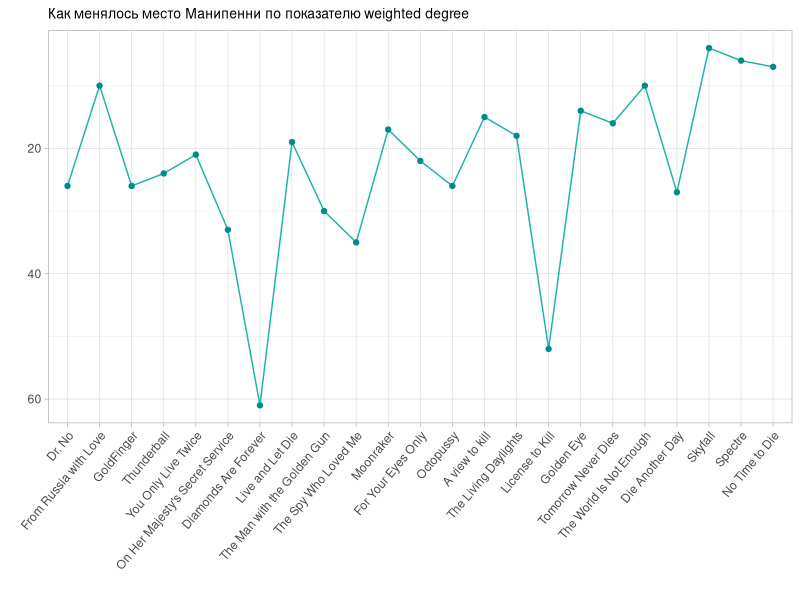
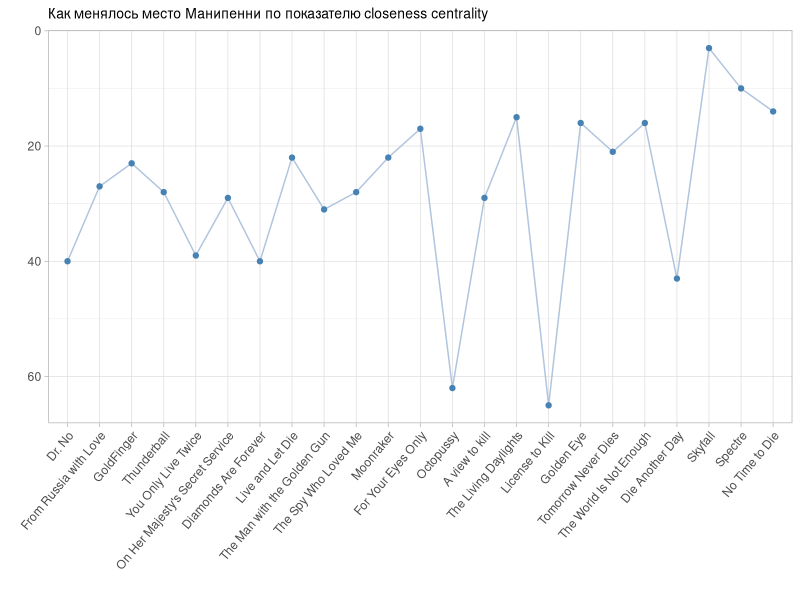
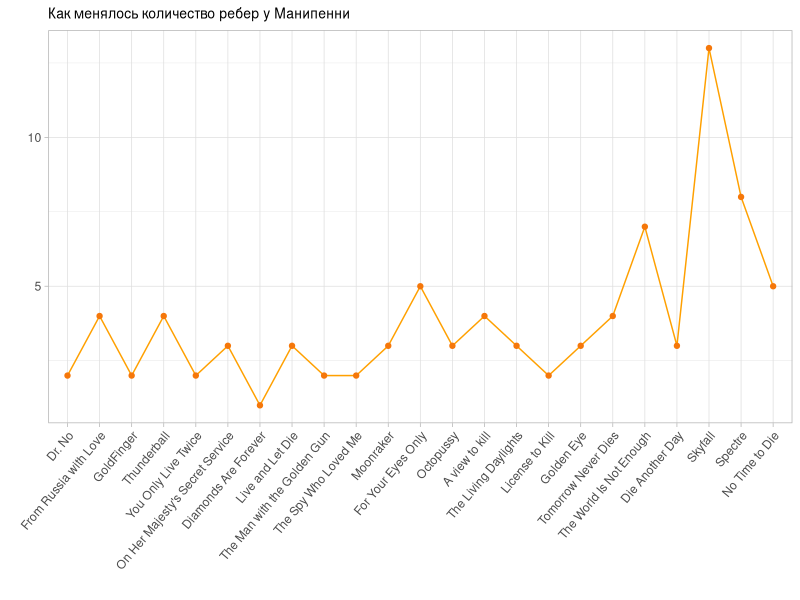

Reproduce these figures in R, in order.
library (tidyverse)

Moneypenny <- read.csv('Moneypenny.csv')

Moneypenny %>% 
  ggplot(aes(fct_reorder(film, n), `weighted.degree.position`, group = 1,
             label = `weighted.degree.position`)) +
  geom_line(color = '#20B2AA') +
  geom_point(color = '#008B8B')+
  scale_y_reverse()+
  labs(x = '',
       y = '',
       title = 'Как менялось место Манипенни по показателю weighted degree')+
  theme_light() +
  theme(plot.title = element_text(size = 10), 
        axis.text.x = element_text(angle = 50, vjust = 1, hjust = 1))

Moneypenny %>% 
  ggplot(aes(fct_reorder(film, n), `closeness.centrality.position`, group = 1,
             label = `closeness.centrality.position`)) +
  geom_line(color = '#B0C4DE') +
  geom_point(color = '#4682B4')+
  scale_y_reverse()+
  labs(x = '',
       y = '',
       title = 'Как менялось место Манипенни по показателю closeness centrality')+
  theme_light() +
  theme(plot.title = element_text(size = 10), 
        axis.text.x = element_text(angle = 50, vjust = 1, hjust = 1))

Moneypenny %>% 
  ggplot(aes(fct_reorder(film, n), `degree`, group = 1,
             label = `degree`)) +
  geom_line(color = '#ffa000') +
  geom_point(color = '#f5770a')+
  labs(x = '',
       y = '',
       title = 'Как менялось количество ребер у Манипенни')+
  theme_light() +
  theme(plot.title = element_text(size = 10), 
        axis.text.x = element_text(angle = 50, vjust = 1, hjust = 1))


